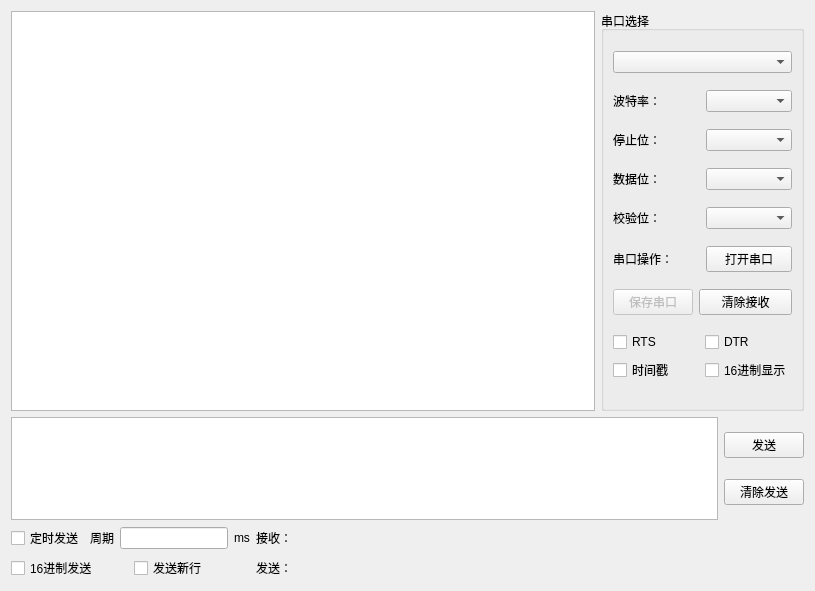
<?xml version="1.0" encoding="UTF-8"?>
<ui version="4.0">
 <class>serial</class>
 <widget class="QWidget" name="serial">
  <property name="geometry">
   <rect>
    <x>0</x>
    <y>0</y>
    <width>815</width>
    <height>591</height>
   </rect>
  </property>
  <property name="windowTitle">
   <string>Form</string>
  </property>
  <layout class="QGridLayout" name="gridLayout_2">
   <item row="0" column="0" colspan="4">
    <layout class="QHBoxLayout" name="horizontalLayout_7">
     <item>
      <widget class="QTextEdit" name="textEdit_receive">
       <property name="minimumSize">
        <size>
         <width>0</width>
         <height>400</height>
        </size>
       </property>
      </widget>
     </item>
     <item>
      <widget class="QGroupBox" name="groupBox_2">
       <property name="minimumSize">
        <size>
         <width>0</width>
         <height>0</height>
        </size>
       </property>
       <property name="title">
        <string>串口选择</string>
       </property>
       <layout class="QGridLayout" name="gridLayout">
        <item row="1" column="0" colspan="3">
         <layout class="QHBoxLayout" name="horizontalLayout">
          <item>
           <widget class="QLabel" name="label_2">
            <property name="text">
             <string>波特率：</string>
            </property>
           </widget>
          </item>
          <item>
           <widget class="QComboBox" name="comboBox_baud"/>
          </item>
         </layout>
        </item>
        <item row="4" column="0" colspan="3">
         <layout class="QHBoxLayout" name="horizontalLayout_4">
          <item>
           <widget class="QLabel" name="label_5">
            <property name="text">
             <string>校验位：</string>
            </property>
           </widget>
          </item>
          <item>
           <widget class="QComboBox" name="comboBox_check"/>
          </item>
         </layout>
        </item>
        <item row="2" column="0" colspan="3">
         <layout class="QHBoxLayout" name="horizontalLayout_2">
          <item>
           <widget class="QLabel" name="label_3">
            <property name="text">
             <string>停止位：</string>
            </property>
           </widget>
          </item>
          <item>
           <widget class="QComboBox" name="comboBox_stop"/>
          </item>
         </layout>
        </item>
        <item row="6" column="1" colspan="2">
         <widget class="QPushButton" name="pushButton_clear">
          <property name="text">
           <string>清除接收</string>
          </property>
         </widget>
        </item>
        <item row="7" column="2">
         <layout class="QVBoxLayout" name="verticalLayout_2">
          <item>
           <widget class="QCheckBox" name="checkBox_dtr">
            <property name="text">
             <string>DTR</string>
            </property>
           </widget>
          </item>
          <item>
           <widget class="QCheckBox" name="checkBox_hexview">
            <property name="enabled">
             <bool>true</bool>
            </property>
            <property name="text">
             <string>16进制显示</string>
            </property>
           </widget>
          </item>
         </layout>
        </item>
        <item row="3" column="0" colspan="3">
         <layout class="QHBoxLayout" name="horizontalLayout_3">
          <item>
           <widget class="QLabel" name="label_4">
            <property name="text">
             <string>数据位：</string>
            </property>
           </widget>
          </item>
          <item>
           <widget class="QComboBox" name="comboBox_data"/>
          </item>
         </layout>
        </item>
        <item row="6" column="0">
         <widget class="QPushButton" name="pushButton_3">
          <property name="enabled">
           <bool>false</bool>
          </property>
          <property name="text">
           <string>保存串口</string>
          </property>
         </widget>
        </item>
        <item row="7" column="0" colspan="2">
         <layout class="QVBoxLayout" name="verticalLayout">
          <item>
           <widget class="QCheckBox" name="checkBox_rts">
            <property name="text">
             <string>RTS</string>
            </property>
           </widget>
          </item>
          <item>
           <widget class="QCheckBox" name="checkBox_timeview">
            <property name="text">
             <string>时间戳</string>
            </property>
           </widget>
          </item>
         </layout>
        </item>
        <item row="5" column="0" colspan="3">
         <layout class="QHBoxLayout" name="horizontalLayout_5">
          <item>
           <widget class="QLabel" name="label_6">
            <property name="text">
             <string>串口操作：</string>
            </property>
           </widget>
          </item>
          <item>
           <widget class="QPushButton" name="pushButton_open">
            <property name="text">
             <string>打开串口</string>
            </property>
           </widget>
          </item>
         </layout>
        </item>
        <item row="0" column="0" colspan="3">
         <widget class="QComboBox" name="comboBox_com"/>
        </item>
       </layout>
      </widget>
     </item>
    </layout>
   </item>
   <item row="3" column="1">
    <widget class="QCheckBox" name="checkBox_end">
     <property name="text">
      <string>发送新行</string>
     </property>
    </widget>
   </item>
   <item row="2" column="2" rowspan="2">
    <layout class="QVBoxLayout" name="verticalLayout_4">
     <item>
      <widget class="QLabel" name="label_recview">
       <property name="minimumSize">
        <size>
         <width>120</width>
         <height>0</height>
        </size>
       </property>
       <property name="text">
        <string>接收：</string>
       </property>
      </widget>
     </item>
     <item>
      <widget class="QLabel" name="label_sendview">
       <property name="text">
        <string>发送：</string>
       </property>
      </widget>
     </item>
    </layout>
   </item>
   <item row="3" column="0">
    <widget class="QCheckBox" name="checkBox_hexsend">
     <property name="text">
      <string>16进制发送</string>
     </property>
    </widget>
   </item>
   <item row="1" column="0" colspan="4">
    <layout class="QHBoxLayout" name="horizontalLayout_6">
     <item>
      <widget class="QTextEdit" name="textEdit_send"/>
     </item>
     <item>
      <layout class="QVBoxLayout" name="verticalLayout_3">
       <item>
        <widget class="QPushButton" name="pushButton_send">
         <property name="text">
          <string>发送</string>
         </property>
        </widget>
       </item>
       <item>
        <widget class="QPushButton" name="pushButton_sendclear">
         <property name="text">
          <string>清除发送</string>
         </property>
        </widget>
       </item>
      </layout>
     </item>
    </layout>
   </item>
   <item row="2" column="0" colspan="2">
    <layout class="QHBoxLayout" name="horizontalLayout_8">
     <item>
      <widget class="QCheckBox" name="checkBox_timesend">
       <property name="text">
        <string>定时发送</string>
       </property>
      </widget>
     </item>
     <item>
      <widget class="QLabel" name="label">
       <property name="text">
        <string>周期</string>
       </property>
      </widget>
     </item>
     <item>
      <widget class="QLineEdit" name="lineEdit_intervaltime"/>
     </item>
     <item>
      <widget class="QLabel" name="label_12">
       <property name="text">
        <string>ms</string>
       </property>
      </widget>
     </item>
    </layout>
   </item>
   <item row="2" column="3" rowspan="2">
    <spacer name="horizontalSpacer">
     <property name="orientation">
      <enum>Qt::Horizontal</enum>
     </property>
     <property name="sizeHint" stdset="0">
      <size>
       <width>328</width>
       <height>49</height>
      </size>
     </property>
    </spacer>
   </item>
  </layout>
 </widget>
 <resources/>
 <connections/>
</ui>
